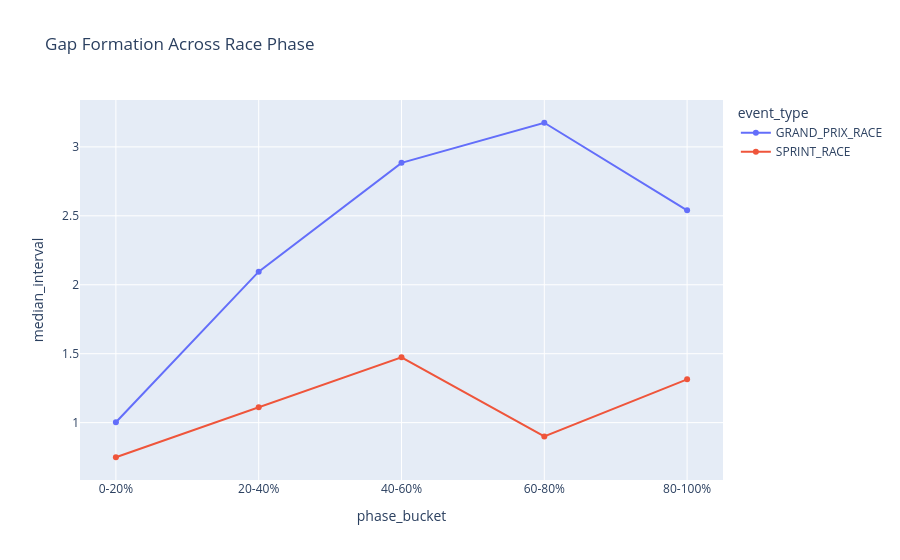

Here is the notebook cell this chart was saved with:
### Markdown cell above
## 2. When Gaps Form

Since intervals are timestamped rather than lap-numbered, we use normalized race phase to estimate whether fields spread early or remain compressed deep into the session.

### Code cell
valid_intervals = valid_intervals.copy()
valid_intervals["phase_bucket"] = pd.cut(valid_intervals["race_phase_pct"], bins=[-1, 20, 40, 60, 80, 101], labels=["0-20%", "20-40%", "40-60%", "60-80%", "80-100%"])
phase_compression = valid_intervals.groupby(["event_type", "phase_bucket"], observed=True, as_index=False).agg(
    median_interval=("interval", "median"),
    drs_train_rate=("interval", lambda s: s.between(0.5, 1.5).mean()),
    observations=("interval", "count"),
)
phase_compression.to_csv(OUTPUT_TABLES / "interval_phase_compression.csv", index=False)
display(phase_compression)

fig = px.line(
    phase_compression,
    x="phase_bucket",
    y="median_interval",
    color="event_type",
    markers=True,
    title="Gap Formation Across Race Phase",
)
save_fig(fig, "gap_formation_by_phase")

### Figure 1 — Plotly figure (JSON) as saved in the notebook; plotly's stock layout.template omitted (floating-point values rounded to 4 significant figures)
{"data": [{"hovertemplate": "event_type=GRAND_PRIX_RACE<br>phase_bucket=%{x}<br>median_interval=%{y}<extra></extra>", "legendgroup": "GRAND_PRIX_RACE", "line": {"color": "#636efa", "dash": "solid"}, "marker": {"symbol": "circle"}, "mode": "lines+markers", "name": "GRAND_PRIX_RACE", "orientation": "v", "showlegend": true, "type": "scatter", "x": ["0-20%", "20-40%", "40-60%", "60-80%", "80-100%"], "xaxis": "x", "y": [1.003, 2.095, 2.884, 3.175, 2.54], "yaxis": "y"}, {"hovertemplate": "event_type=SPRINT_RACE<br>phase_bucket=%{x}<br>median_interval=%{y}<extra></extra>", "legendgroup": "SPRINT_RACE", "line": {"color": "#EF553B", "dash": "solid"}, "marker": {"symbol": "circle"}, "mode": "lines+markers", "name": "SPRINT_RACE", "orientation": "v", "showlegend": true, "type": "scatter", "x": ["0-20%", "20-40%", "40-60%", "60-80%", "80-100%"], "xaxis": "x", "y": [0.749, 1.111, 1.474, 0.9, 1.314], "yaxis": "y"}], "layout": {"legend": {"title": {"text": "event_type"}, "tracegroupgap": 0}, "title": {"text": "Gap Formation Across Race Phase"}, "xaxis": {"anchor": "y", "domain": [0.0, 1.0], "title": {"text": "phase_bucket"}}, "yaxis": {"anchor": "x", "domain": [0.0, 1.0], "title": {"text": "median_interval"}}}}
